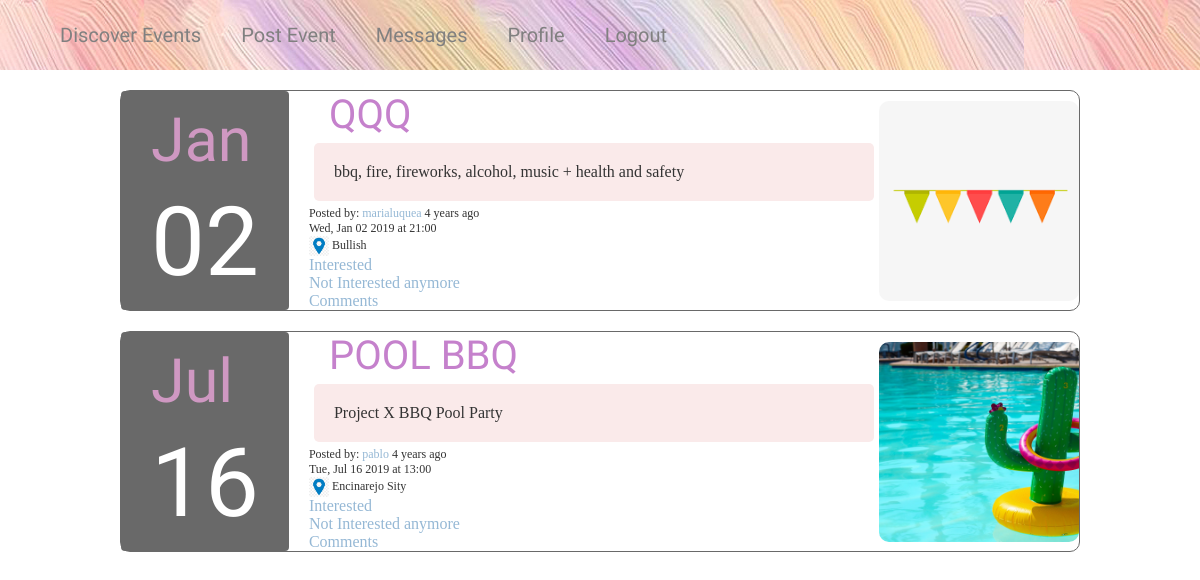
Page /discoverevents (signed in) on the committed database.
### app/models.py (models this page shows, shortened)
class Post(db.Model):
    __tablename__ = 'post'
    id = db.Column(db.Integer, primary_key=True)
    title = db.Column(db.String(25))
    eventphoto = db.Column(db.String(50))
    date = db.Column(db.DateTime)
    time = db.Column(db.DateTime)
    venue = db.Column(db.String(70))
    body = db.Column(db.String(140))
    timestamp = db.Column(db.DateTime, index=True, default=datetime.utcnow)
    user_id = db.Column(db.Integer, db.ForeignKey('user.id'))
    userlist = db.relationship('UserList', backref='event_interested', lazy='dynamic')
    comments = db.relationship('Comment', backref='post', lazy='dynamic')

class User(UserMixin, db.Model):
    __tablename__ = 'user'
    id = db.Column(db.Integer, primary_key=True)
    username = db.Column(db.String(64), index=True, unique=True)
    email = db.Column(db.String(120), index=True, unique=True)
    password_hash = db.Column(db.String(128))
    profilepic = db.Column(db.String(50))
    posts = db.relationship('Post', backref='author', lazy='dynamic')
    about_me = db.Column(db.String(200))
    last_seen = db.Column(db.DateTime, default=datetime.utcnow)
    followed = db.relationship(
        'User', secondary=followers,
        primaryjoin=(followers.c.follower_id == id),
        secondaryjoin=(followers.c.followed_id == id),
        backref=db.backref('followers', lazy='dynamic'), lazy='dynamic')
    messages_sent = db.relationship('Message',foreign_keys='Message.sender_id',backref='author', lazy='dynamic')
    messages_received = db.relationship('Message',foreign_keys='Message.recipient_id',backref='recipient', lazy='dynamic')
    last_message_read_time = db.Column(db.DateTime)
    notifications = db.relationship('Notification', backref='user',lazy='dynamic')
    def new_messages(self):
        last_read_time = self.last_message_read_time or datetime(1900, 1, 1)
        return Message.query.filter_by(recipient=self).filter(
            Message.timestamp > last_read_time).count()

### Certi Working.py (the view)
@app.route('/')
@app.route('/discoverevents')
@login_required
def explore():
    page = request.args.get('page', 1, type=int)
    posts = Post.query.order_by(Post.date.asc()).paginate(
            page=page,
            per_page=app.config['POSTS_PER_PAGE']
            )
    next_url = url_for('explore', page=posts.next_num) \
        if posts.has_next else None
    prev_url = url_for('explore', page=posts.prev_num) \
        if posts.has_prev else None
    return render_template("index.html", title='Discover new events!',
            posts=posts.items, next_url=next_url, prev_url=prev_url)

### Certi Working.py (called while the page is built)
@app.before_request
def before_request():
    if current_user.is_authenticated:
        current_user.last_seen = datetime.utcnow()
        db.session.commit()

### app/models.py (called while the page is built)
@login.user_loader
def load_user(id):
    return User.query.get(int(id))

### app/templates/index.html (shortened to what this page needs)
<head>
  <link rel="stylesheet" href="{{ url_for('static', filename='css/style.css') }}"/>
</head>
{% extends "base.html" %}
{% block app_content %}
  {% if posts %}
    {% for post in posts %}
      {% include '_post.html' %}
    {% endfor %}
  {% endif %}
{% endblock %}

### app/templates/_post.html (shortened to what this page needs)
<head>
  <link rel="stylesheet" href="{{ url_for('static', filename='css/style.css') }}"/>
  <link rel="stylesheet" href="{{ url_for('static', filename='css/style.css') }}"/>
</head>
<div class="post">
  <table>
    <tr class="date">
      <td class="fondo">
        <p class="event-month">{{ post.date.strftime("%b") }}</p>
        <p class="event-day">{{ post.date.strftime("%d") }}</p>
      </td>
      <td class="event">
        <a href="{{ url_for('post', post_id=post.id) }}" class="event-name">
          {{ post.title }}
        </a>
        <br>
        <div class="event-description">
          {{ post.body }}
        </div>
        <div class="event-info">
          Posted by:
          <a class="link" href="{{ url_for('user', username=post.author.username) }}">
            {{ post.author.username }}
          </a>
          {{ moment(post.timestamp).fromNow() }}
          <br>
          {{ post.date.strftime("%a, %b %d %Y") }}
          at {{ post.time.strftime("%H:%M") }}
          <br>
          <img src="../static/images/location.png" height="20px">
          {{ post.venue }}
        </div>
        {% if post.author.username != current_user.username %}
        <a class="link" href="{{ url_for('interested', post_id=post.id, user_id=current_user.id) }}">Interested</a>
        <br>
        <a class="link" href="{{ url_for('not_interested', post_id=post.id, user_id=current_user.id) }}">Not Interested anymore</a>
        <br>
        {% endif %}
        <a class="link" href="{{ url_for('comment', post_id=post.id)}}">Comments</a>
      </td>
      <td class="event-photo">
        <img src="{{ post.eventphoto }}">
      </td>
    </tr>
  </table>
</div>

### app/static/css/style.css (style rules this page uses)
.link { color: #95b8d5; font-family: "sans-serif"; }
p { font-family: "sans-serif"; }
.event { padding-left: 20px; width: 100%; }
.event-name { font-family: 'Delius Unicase'; color: #C581CC; font-size: 40px; padding-left: 20px; }
.event-month { color: #CF98C2; font-size: 61px; font-family: 'Delius Unicase'; }
.event-day { font-size: 96px; text-align: center; font-family: 'Delius Unicase'; color: white; margin-bottom: 0; }
.event-description { background-color: #FAEAEA; border-radius: 5px; padding: 20px; font-family: "sans-serif"; margin: 5px; }
.event-photo { align: right; }
.event-photo img { height: 200px; width: 200px; border-radius: 10px; object-fit: cover; }
.event-info { font-family: "sans-serif"; font-size: 12px; }
.fondo { background-color: dimgrey; border-radius: 4px; padding: 0 30px; }
table .date { padding: 0 30px; }
.post { border: 1px solid dimgrey; border-radius: 10px; width: 80%; margin: 20px auto; }

### rows in the picture
Post: date "Jan", date "02", title "QQQ", body "bbq, fire, fireworks, alcohol, music + health and safety", author.username "marialuquea", timestamp "4 years ago", date "Wed, Jan 02 2019", time "21:00", venue "Bullish", shows a picture
Post: date "Jul", date "16", title "POOL BBQ", body "Project X BBQ Pool Party", author.username "pablo", timestamp "4 years ago", date "Tue, Jul 16 2019", time "13:00", venue "Encinarejo Sity", shows a picture
